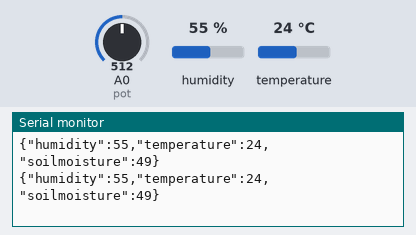
A sketch run on a simulated Arduino Uno, built with avr-gcc and run on an emulated ATmega328P. Shown: the last lines printed to the serial monitor. The inputs (shaded band) are chosen by the test bench; at power-on: humidity 55 %, A0 (pot) = 512, temperature 24 °C. No radio packets arrive unless stated.

Above: at 1.2 s.
1.3 s: humidity set to 22 %
At 2.22 s:
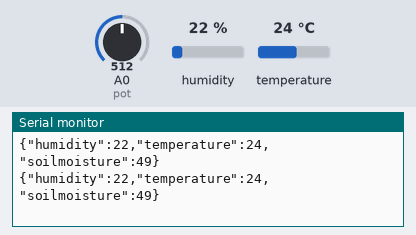
2.8 s: A0 (pot) set to 716
At 2.85 s:
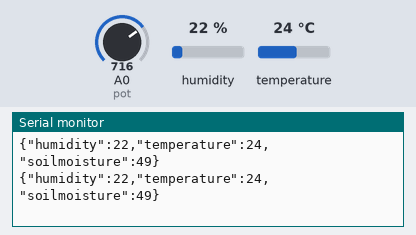
4.3 s: temperature set to 12 °C
At 4.33 s:
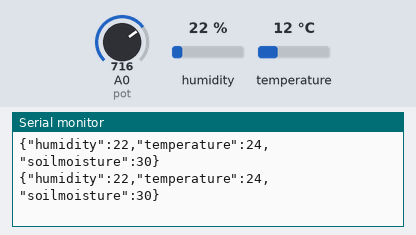
5.8 s: A0 (pot) set to 900
At 6.23 s:
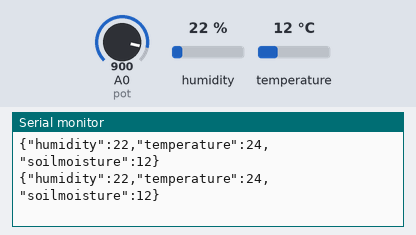
7.3 s: humidity set to 40 %
At 7.33 s:
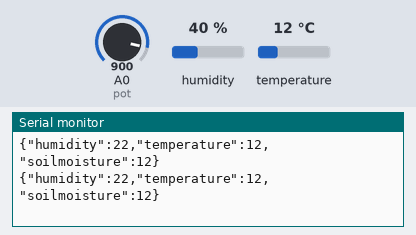
Timing chart, 0 to 9.8 s (numbered marks = the images above; inputs shaded):
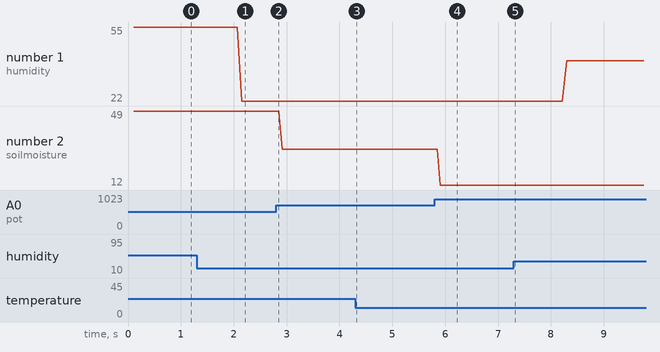

Measured:
- after the input at 1.3 s, the serial monitor: prints a new line after 0.86 s (image 1)
- after the input at 5.8 s, the serial monitor: prints a new line after 0.11 s (image 4)
- plotted number 1: 55 → 22 after the input at 1.3 s, 22 → 40 after the input at 7.3 s
- plotted number 2: 49 → 30 after the input at 2.8 s

The sketch:

LORA_TRANSMITTER.ino
```cpp
#include <SPI.h>
#include <LoRa.h>
#include <DHT.h>
#include <ArduinoJson.h>
#include "variables.h"
#include "function.h"


void setup() {
  SETUP();
}

void loop() {
  dht11_data();
  soil_sensor();
  jason_string();
  publish_data();
}
```

function.h
```cpp
#ifndef function_h
#define function_h


void dht11_data() {
  humidity = dht.readHumidity();
  temperature = dht.readTemperature();
}

void soil_sensor() {

  soilmoisture = (100.00 - ((analogRead(A0) / 1023.00) * 100.00));
}

void publish_data() {

  LoRa.beginPacket();
  LoRa.print(jsonBuffer);
  LoRa.endPacket();

  Serial.println(jsonBuffer);

}

void jason_string() {

  doc["humidity"] = humidity;
  doc["temperature"] = temperature;
  doc["soilmoisture"] = soilmoisture;
  serializeJson(doc, jsonBuffer);
}

void SETUP() {

  Serial.begin(115200);
  pinMode(pot, INPUT);
  dht.begin();
  while (!Serial)
    ;
  Serial.println("LoRa Sender");

  if (!LoRa.begin(433E6)) {
    Serial.println("Starting LoRa failed!");
    while (1)
      ;
  }
}

#endif
```

variables.h
```cpp
#ifndef variables_h
#define variables_h

#define DHTPIN 5
#define DHTTYPE DHT11

DHT dht(DHTPIN, DHTTYPE);

int pot = A0;
float humidity = 0;
int soilmoisture = 0;
float temperature = 0;

StaticJsonDocument<1024> doc;
char jsonBuffer[1024];

#endif
```
